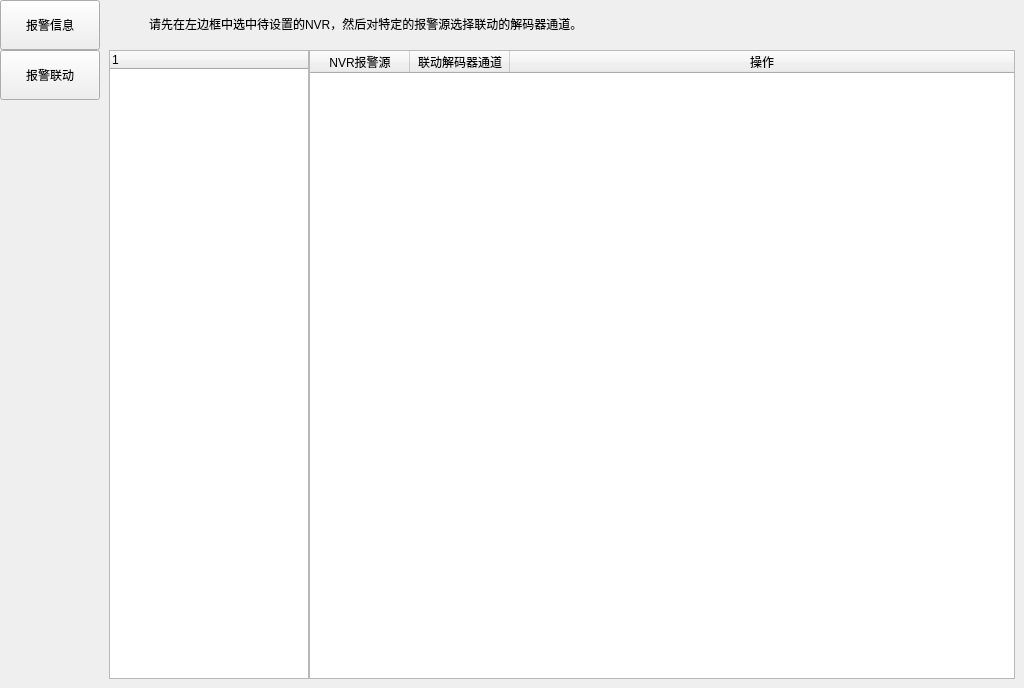
<?xml version="1.0" encoding="UTF-8"?>
<ui version="4.0">
 <class>page_alm</class>
 <widget class="QWidget" name="page_alm">
  <property name="geometry">
   <rect>
    <x>0</x>
    <y>0</y>
    <width>1024</width>
    <height>688</height>
   </rect>
  </property>
  <property name="windowTitle">
   <string>Form</string>
  </property>
  <layout class="QHBoxLayout" name="horizontalLayout">
   <property name="spacing">
    <number>0</number>
   </property>
   <property name="margin">
    <number>0</number>
   </property>
   <item>
    <widget class="QWidget" name="widget_left" native="true">
     <property name="minimumSize">
      <size>
       <width>100</width>
       <height>0</height>
      </size>
     </property>
     <property name="maximumSize">
      <size>
       <width>100</width>
       <height>16777215</height>
      </size>
     </property>
     <layout class="QVBoxLayout" name="verticalLayout">
      <property name="spacing">
       <number>0</number>
      </property>
      <property name="margin">
       <number>0</number>
      </property>
      <item>
       <widget class="QPushButton" name="btn_info">
        <property name="sizePolicy">
         <sizepolicy hsizetype="Fixed" vsizetype="Fixed">
          <horstretch>0</horstretch>
          <verstretch>0</verstretch>
         </sizepolicy>
        </property>
        <property name="minimumSize">
         <size>
          <width>100</width>
          <height>50</height>
         </size>
        </property>
        <property name="text">
         <string>报警信息</string>
        </property>
        <property name="checkable">
         <bool>true</bool>
        </property>
       </widget>
      </item>
      <item>
       <widget class="QPushButton" name="btn_link">
        <property name="sizePolicy">
         <sizepolicy hsizetype="Fixed" vsizetype="Fixed">
          <horstretch>0</horstretch>
          <verstretch>0</verstretch>
         </sizepolicy>
        </property>
        <property name="minimumSize">
         <size>
          <width>100</width>
          <height>50</height>
         </size>
        </property>
        <property name="text">
         <string>报警联动</string>
        </property>
        <property name="checkable">
         <bool>true</bool>
        </property>
       </widget>
      </item>
      <item>
       <spacer name="verticalSpacer">
        <property name="orientation">
         <enum>Qt::Vertical</enum>
        </property>
        <property name="sizeHint" stdset="0">
         <size>
          <width>20</width>
          <height>40</height>
         </size>
        </property>
       </spacer>
      </item>
     </layout>
    </widget>
   </item>
   <item>
    <widget class="QStackedWidget" name="stackedWidget_config">
     <property name="sizePolicy">
      <sizepolicy hsizetype="Expanding" vsizetype="Expanding">
       <horstretch>0</horstretch>
       <verstretch>0</verstretch>
      </sizepolicy>
     </property>
     <property name="currentIndex">
      <number>1</number>
     </property>
     <widget class="QWidget" name="page">
      <layout class="QVBoxLayout" name="verticalLayout_2">
       <property name="spacing">
        <number>10</number>
       </property>
       <item>
        <layout class="QHBoxLayout" name="horizontalLayout_2">
         <item>
          <spacer name="horizontalSpacer">
           <property name="orientation">
            <enum>Qt::Horizontal</enum>
           </property>
           <property name="sizeType">
            <enum>QSizePolicy::Fixed</enum>
           </property>
           <property name="sizeHint" stdset="0">
            <size>
             <width>40</width>
             <height>20</height>
            </size>
           </property>
          </spacer>
         </item>
         <item>
          <widget class="QPushButton" name="btn_clr">
           <property name="sizePolicy">
            <sizepolicy hsizetype="Fixed" vsizetype="Fixed">
             <horstretch>0</horstretch>
             <verstretch>0</verstretch>
            </sizepolicy>
           </property>
           <property name="minimumSize">
            <size>
             <width>75</width>
             <height>23</height>
            </size>
           </property>
           <property name="text">
            <string>清除</string>
           </property>
          </widget>
         </item>
         <item>
          <spacer name="horizontalSpacer_3">
           <property name="orientation">
            <enum>Qt::Horizontal</enum>
           </property>
           <property name="sizeHint" stdset="0">
            <size>
             <width>40</width>
             <height>20</height>
            </size>
           </property>
          </spacer>
         </item>
        </layout>
       </item>
       <item>
        <widget class="QTableWidget" name="tableWidget_alm_info">
         <attribute name="horizontalHeaderStretchLastSection">
          <bool>true</bool>
         </attribute>
         <column>
          <property name="text">
           <string>序号</string>
          </property>
         </column>
         <column>
          <property name="text">
           <string>设备IP</string>
          </property>
         </column>
         <column>
          <property name="text">
           <string>通道</string>
          </property>
         </column>
         <column>
          <property name="text">
           <string>报警类型</string>
          </property>
         </column>
        </widget>
       </item>
      </layout>
     </widget>
     <widget class="QWidget" name="page_2">
      <layout class="QVBoxLayout" name="verticalLayout_3">
       <item>
        <spacer name="verticalSpacer_2">
         <property name="orientation">
          <enum>Qt::Vertical</enum>
         </property>
         <property name="sizeType">
          <enum>QSizePolicy::Fixed</enum>
         </property>
         <property name="sizeHint" stdset="0">
          <size>
           <width>20</width>
           <height>5</height>
          </size>
         </property>
        </spacer>
       </item>
       <item>
        <layout class="QHBoxLayout" name="horizontalLayout_3">
         <property name="spacing">
          <number>0</number>
         </property>
         <item>
          <spacer name="horizontalSpacer_2">
           <property name="orientation">
            <enum>Qt::Horizontal</enum>
           </property>
           <property name="sizeType">
            <enum>QSizePolicy::Fixed</enum>
           </property>
           <property name="sizeHint" stdset="0">
            <size>
             <width>40</width>
             <height>20</height>
            </size>
           </property>
          </spacer>
         </item>
         <item>
          <widget class="QLabel" name="lab_tooltip">
           <property name="text">
            <string>&lt;html&gt;&lt;head/&gt;&lt;body&gt;&lt;p&gt;    请先在左边框中选中待设置的NVR，然后对特定的报警源选择联动的解码器通道。&lt;/p&gt;&lt;/body&gt;&lt;/html&gt;</string>
           </property>
          </widget>
         </item>
        </layout>
       </item>
       <item>
        <spacer name="verticalSpacer_3">
         <property name="orientation">
          <enum>Qt::Vertical</enum>
         </property>
         <property name="sizeType">
          <enum>QSizePolicy::Fixed</enum>
         </property>
         <property name="sizeHint" stdset="0">
          <size>
           <width>20</width>
           <height>10</height>
          </size>
         </property>
        </spacer>
       </item>
       <item>
        <layout class="QHBoxLayout" name="horizontalLayout_4">
         <property name="spacing">
          <number>0</number>
         </property>
         <item>
          <widget class="QTreeWidget" name="treeWidget_nvr">
           <property name="sizePolicy">
            <sizepolicy hsizetype="Preferred" vsizetype="Preferred">
             <horstretch>0</horstretch>
             <verstretch>0</verstretch>
            </sizepolicy>
           </property>
           <property name="minimumSize">
            <size>
             <width>200</width>
             <height>0</height>
            </size>
           </property>
           <property name="maximumSize">
            <size>
             <width>200</width>
             <height>16777215</height>
            </size>
           </property>
           <column>
            <property name="text">
             <string notr="true">1</string>
            </property>
           </column>
          </widget>
         </item>
         <item>
          <widget class="QTableWidget" name="tableWidget_link">
           <attribute name="horizontalHeaderStretchLastSection">
            <bool>true</bool>
           </attribute>
           <column>
            <property name="text">
             <string>NVR报警源</string>
            </property>
           </column>
           <column>
            <property name="text">
             <string>联动解码器通道</string>
            </property>
           </column>
           <column>
            <property name="text">
             <string>操作</string>
            </property>
           </column>
          </widget>
         </item>
        </layout>
       </item>
      </layout>
     </widget>
    </widget>
   </item>
  </layout>
 </widget>
 <resources/>
 <connections/>
</ui>
